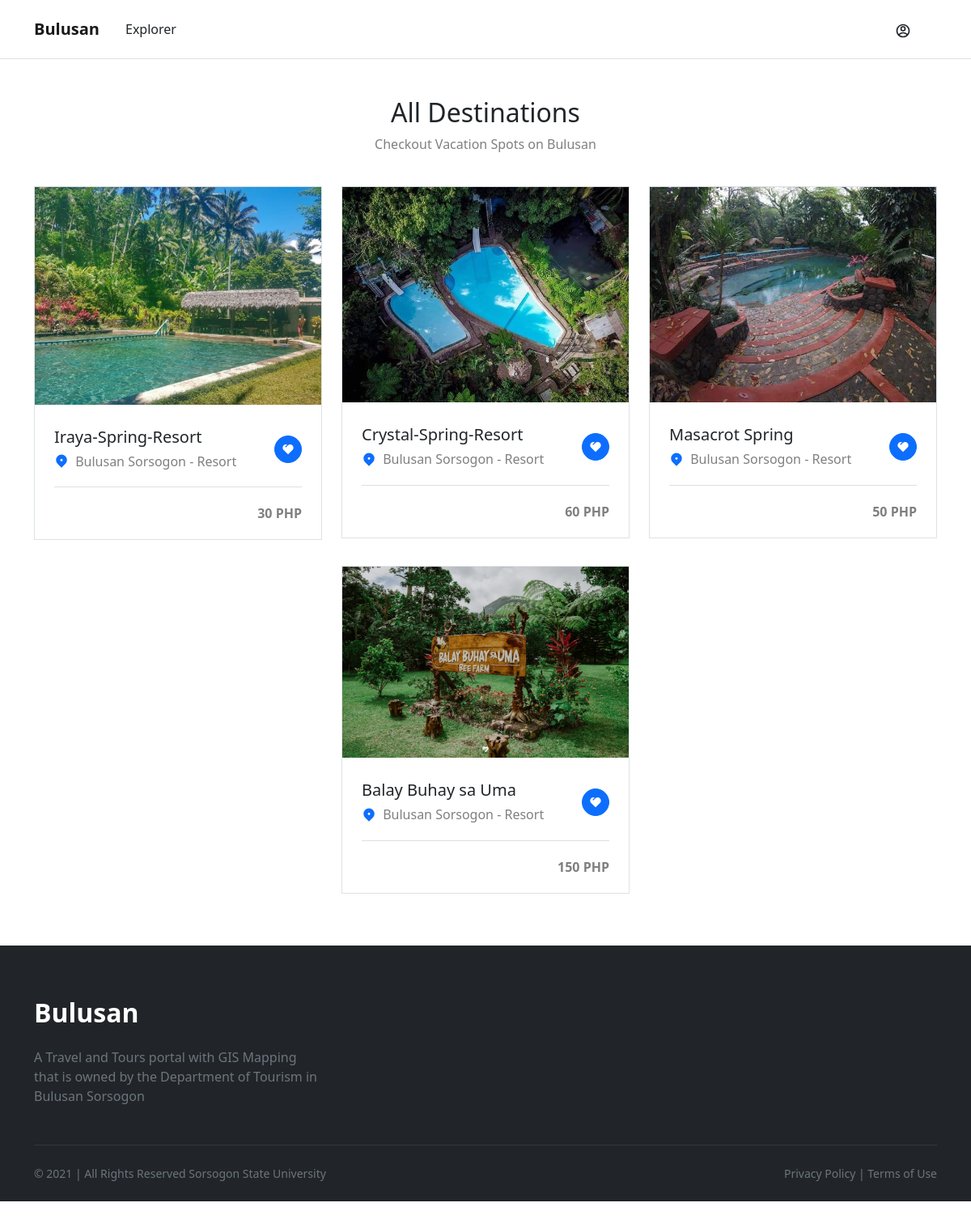
Page /showall on the committed database.
### app.py (models this page shows)
class Posts(db.Model):
    __tablename__ = 'posts'
    id = Column(Integer,primary_key=True)
    title = Column(String(255))
    category = Column(String(255))
    content = Column(Text)
    rate = Column(Float)
    price_range = Column(String(255))
    gis = Column(String(255))
    contact_email = Column(String(255))
    contact_number = Column(String(255))
    contact_website = Column(String(255))
    slug = Column(String(255))

class Gallery(db.Model):
    __tablename__ = 'gallery'
    id = Column(Integer,primary_key=True)
    image_header = Column(String,unique=True)
    image_thumbnail = Column(String,unique=True)
    image_1 = Column(String,unique=True)
    image_2 = Column(String,unique=True)
    image_3 = Column(String,unique=True)
    slug = Column(String)

### app.py (the view)
@app.route('/showall')
def showall():
    posts = Posts.query.all()
    post_new = []
    header_image_dict = {}
    try:
        for post in posts:
            gallery = Gallery.query.filter_by(slug=post.slug).one()
            header_image_dict.update({post.slug: gallery.image_header})
        i = 0
        for post in reversed(posts):
            post_new.append(post)
            i += 1
    except:
        pass
    return render_template('show_all.html', posts=post_new, header_image_dict=header_image_dict)

### templates/show_all.html (shortened to what this page needs)
{% extends "base.html" %}
{% block content %}
        <main>
            <section class="pb-5 pt-5">
                <div class="justify-content-center g-0 row">
                    <div class="col-4 col-lg-2">
</div>
                    <div class="col-4 col-lg-2">
</div>
                    <div class="col-4 col-lg-2">
                        <a class="bg-white d-block link-primary pb-4 pe-3 ps-3 pt-4 text-decoration-none" href="#">   </a>
                    </div>
                </div>
                <div class="container">
                    <br><br><br>
                    <div class="mb-4 text-center">
                        <h2 class="text-dark">All Destinations</h2>
                        <p>Checkout Vacation Spots on Bulusan</p>
                    </div>
                    <div class="justify-content-center row">
                        {% for post in posts %}
                            <div class="col-lg-4 col-md-6 pb-3 pt-3">
                            <div class="border">
                                <a href={{"/post/" + post.slug}} class="d-block"><img src="{{url_for('static',filename = 'files/' + header_image_dict[post.slug])}}" class="img-fluid w-100" alt="Location image" width="350" height="240"></a>
                                <div class="pb-3 ps-4 pe-4 pt-4">
                                    <div class="align-items-center d-flex justify-content-between">
                                        <div class="pb-1 pt-1">
                                            <a href={{"/post/" + post.slug}} class="link-dark text-decoration-none"><h3 class="h5 mb-1">{{post.title}}</h3></a>
                                            <div>
                                                <svg xmlns="http://www.w3.org/2000/svg" viewBox="0 0 24 24" fill="currentColor" width="1.125em" height="1.125em" class="me-1 text-primary">
                                                    <g>
                                                        <path fill="none" d="M0 0h24v24H0z"/>
                                                        <path d="M18.364 17.364L12 23.728l-6.364-6.364a9 9 0 1 1 12.728 0zM12 13a2 2 0 1 0 0-4 2 2 0 0 0 0 4z"/>
                                                    </g>
                                                </svg>
                                                <span class="align-middle">Bulusan Sorsogon - {{post.category}}</span>
                                            </div>
                                        </div>
                                        <a class="btn btn-primary ms-2 p-2 rounded-pill" href="#" aria-label="Add to favorite"></a>
                                    </div>
                                    <hr/>
                                    <div class="align-items-center d-flex justify-content-between">
                                        <span class="fw-bold pb-1 pt-1"><span>{{post.price_range}}</span></span>
                                    </div>
                                </div>
                            </div>
                        </div>
                        {% endfor %}
                    </div>
                </div>
            </section>
        </main>
{% endblock %}

### rows in the picture
Posts: slug.image_header (picture), title "Iraya-Spring-Resort", category "Resort", price_range "30 PHP"
Posts: slug.image_header (picture), title "Crystal-Spring-Resort", category "Resort", price_range "60 PHP"
Posts: slug.image_header (picture), title "Masacrot Spring", category "Resort", price_range "50 PHP"
Posts: slug.image_header (picture), title "Balay Buhay sa Uma", category "Resort", price_range "150 PHP"
